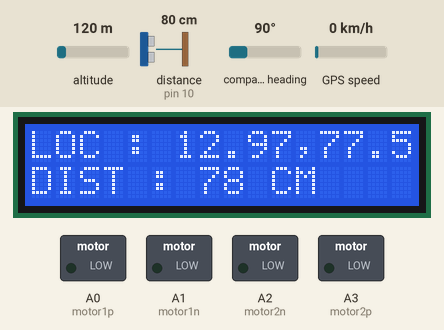
This sketch was run on a simulated Arduino Uno, built with avr-gcc and run on an emulated ATmega328P. On the bench: 16×2 character LCD, switched loads named in the sketch (green lamp = pin HIGH). Wiring (inferred from the names in the program): ultrasonic range finder: trigger pin 9; echo pin 10. Inputs (shaded band) come from the test bench; at power-on: distance to the obstacle (sensor on pin 10) 80 cm, GPS speed 0 km/h, altitude 120 m, compass heading 90°. The echo pulse lasts 58.3 µs per cm; the GPS gets a fix after 3 s at 37.7749, -122.4194 with 8 satellites; no radio packets arrive unless stated; pins used as bus, display or sensor lines are not drawn; what the sketch prints to the serial monitor is not drawn.

Above: at 3.3 s.
3.4 s: distance to the obstacle (sensor on pin 10) set to 250 cm
At 4.7 s:
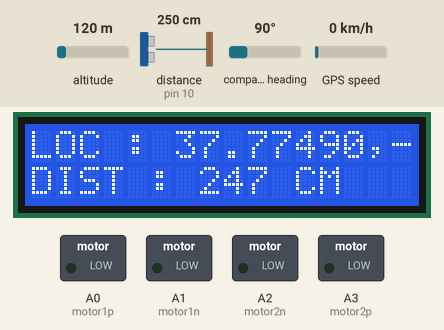
11.8 s: distance to the obstacle (sensor on pin 10) set to 2 cm
At 12.4 s:
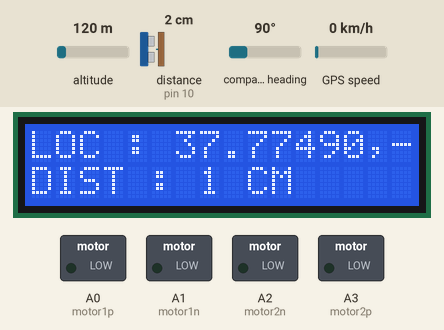
16.0 s: distance to the obstacle (sensor on pin 10) set to 9 cm
At 17.1 s:
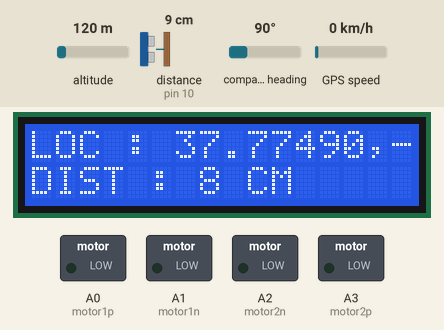
20.2 s: GPS speed set to 16 km/h
24.4 s: GPS speed set to 21 km/h
Timing chart, 0 to 26.9 s (numbered marks = the images above; inputs shaded):
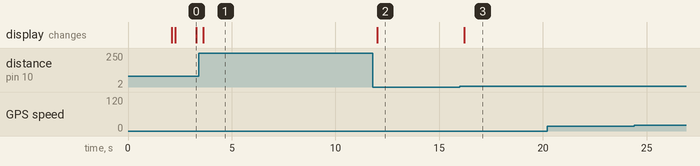

Measured:
- after the input at 3.4 s, the display: changes after 0.22 s (image 1)
- after the input at 11.8 s, the display: changes after 0.22 s (image 2)
- after the input at 16.0 s, the display: changes after 0.20 s (image 3)
- after the input at 20.2 s, every drawn part: stays the same
- after the input at 24.4 s, every drawn part: stays the same
- what the display in image 0 shows lasts 1.0 s, from 2.3 s to 3.3 s

The sketch:

Tesla_code.ino
```cpp
#include <LiquidCrystal_I2C.h>
#include <SoftwareSerial.h>
#include <TinyGPS++.h>
#include <nRF24L01.h>
#include "support.h"
#include <RF24.h>
#include <Wire.h>
#include <SPI.h>

#define gpsrx 6
#define gpstx 5

#define motor1p A0
#define motor1n A1

#define motor2p A3
#define motor2n A2

#define bluerx 2
#define bluetx 3


#define ultratrig 9
#define ultraecho 10

#define rf_CE 7
#define rf_CSN 8

RF24 radio(rf_CE,rf_CSN);

SoftwareSerial bluetoothserial(bluerx,bluetx);

SoftwareSerial gpsSerial(gpsrx, gpstx);

LiquidCrystal_I2C lcd(0x27,16,2);

TinyGPSPlus gps;

void setup(){

  lcd.begin();
  radio.begin();
  radio.setPALevel(RF24_PA_MIN);
  radio.startListening();
  pinMode(motor1p,OUTPUT);
  pinMode(motor1n,OUTPUT);
  pinMode(motor2p,OUTPUT);
  pinMode(motor2n,OUTPUT);
  //upinMode(buzzer,OUTPUT);
  pinMode(ultratrig,OUTPUT);
  pinMode(ultraecho,INPUT);

  Serial.begin(9600);

  bluetoothserial.begin(9600);

  lcd.setCursor(0,0);
  lcd.print(" PROJECT DONE BY ");
  lcd.setCursor(0,1);
  lcd.print(importantdata1);
  delay(2000);
  lcd.clear();

  //gpsSerial.begin(9600);

  }

bool stop_moving_forward = false;

unsigned long previousmillis = 0;
void loop(){
  int sonardistance = get_sonar_distance();
  //Serial.println("The ultrasonic distance : "+String(sonardistance));
  bluetoothserial.listen();
  if (bluetoothserial.available()>0){
    char bluetoothcommand = bluetoothserial.read();
    Serial.println(bluetoothcommand);

    switch (bluetoothcommand){
      case 'F':{
        if(sonardistance>18){
          navigate_forward();
          stop_moving_forward = true;
        }
        break;
      }
      case 'B':{
        navigate_backward();
        break;
      }
      case 'L':{
        navigate_left();
        break;
      }
      case 'R':{
        navigate_right();
        break;
      }
      case 'S':{
        stop_navigation();
        break;
      }
    }
  }
  sonardistance = get_sonar_distance();
  if((sonardistance<18)&&(stop_moving_forward)){
    stop_navigation();
    stop_moving_forward = false;
  }
    delay(100);
    lcd.clear();
    lcd.setCursor(0,0);
    lcd.print("LOC : "+String(get_location()));
    lcd.setCursor(0,1);
    lcd.print("DIST : "+String(sonardistance)+" CM");

}


String previouslat = "12.97";
String previouslng = "77.59";

String get_location(){
  gpsSerial.listen();
  while (gpsSerial.available() > 0){
    if (gps.encode(gpsSerial.read())){{
      if (gps.location.isValid()){
          previouslat=String(gps.location.lat(),5);
          previouslng=String(gps.location.lng(),5);
        }
    }
    }
  }
  return previouslat+","+previouslng;
}


int get_sonar_distance(){
  digitalWrite(ultratrig, LOW);
  delayMicroseconds(2);

  digitalWrite(ultratrig, HIGH);
  delayMicroseconds(10);

  digitalWrite(ultratrig, LOW);

  long duration = pulseIn(ultraecho, HIGH);

  int distance= duration*0.034/2;

  return distance;

}

void navigate_forward(){
    digitalWrite(motor1p, LOW);
    digitalWrite(motor1n, HIGH);
    digitalWrite(motor2p, LOW);
    digitalWrite(motor2n, HIGH);
}


void navigate_backward(){
  digitalWrite(motor1p, HIGH);
  digitalWrite(motor1n, LOW);
  digitalWrite(motor2p, HIGH);
  digitalWrite(motor2n, LOW);
}

void navigate_left(){
  digitalWrite(motor1p, LOW);
  digitalWrite(motor1n, HIGH);
  digitalWrite(motor2p, HIGH);
  digitalWrite(motor2n, LOW);
}


void navigate_right(){
  digitalWrite(motor1p, HIGH);
  digitalWrite(motor1n, LOW);
  digitalWrite(motor2p, LOW);
  digitalWrite(motor2n, HIGH);
}

void stop_navigation(){
  digitalWrite(motor1p, LOW);
  digitalWrite(motor1n, LOW);
  digitalWrite(motor2p, LOW);
  digitalWrite(motor2n, LOW);
}
```

support.h
```cpp
String importantdata1 = "  VISHNU & TEAM ";
```
